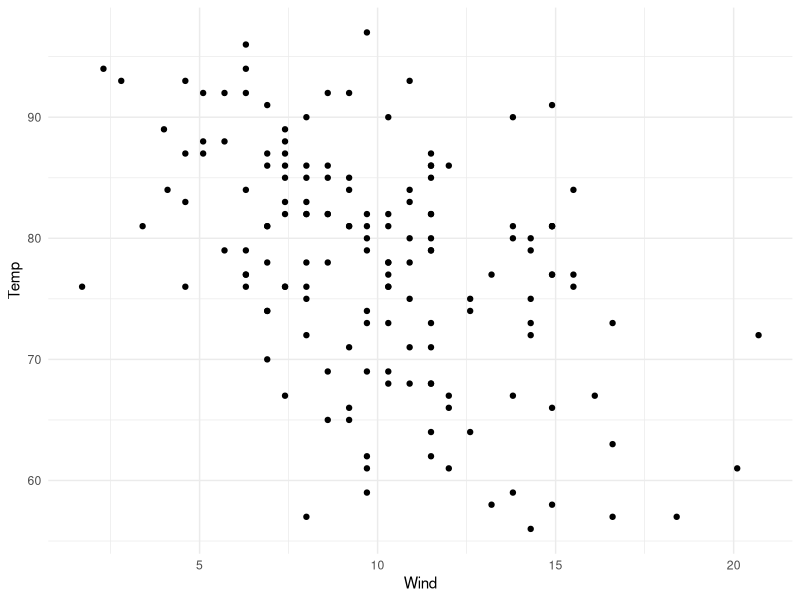
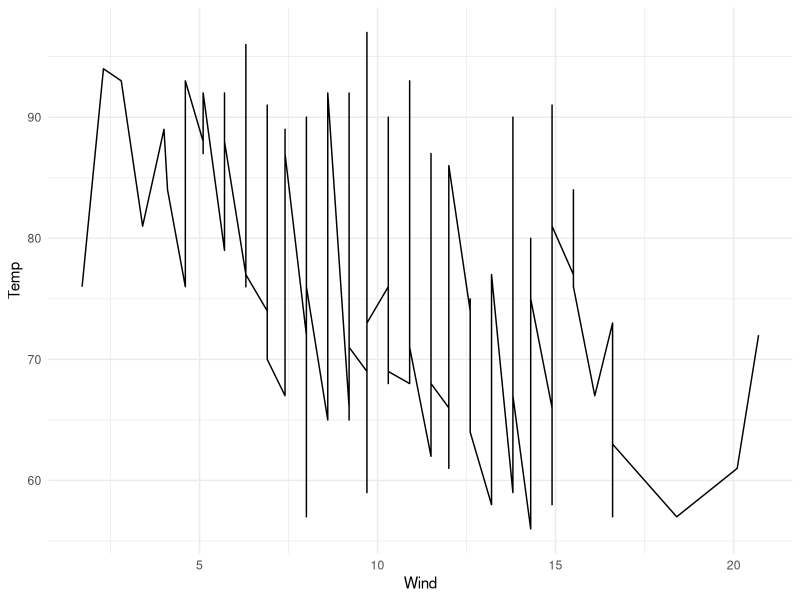
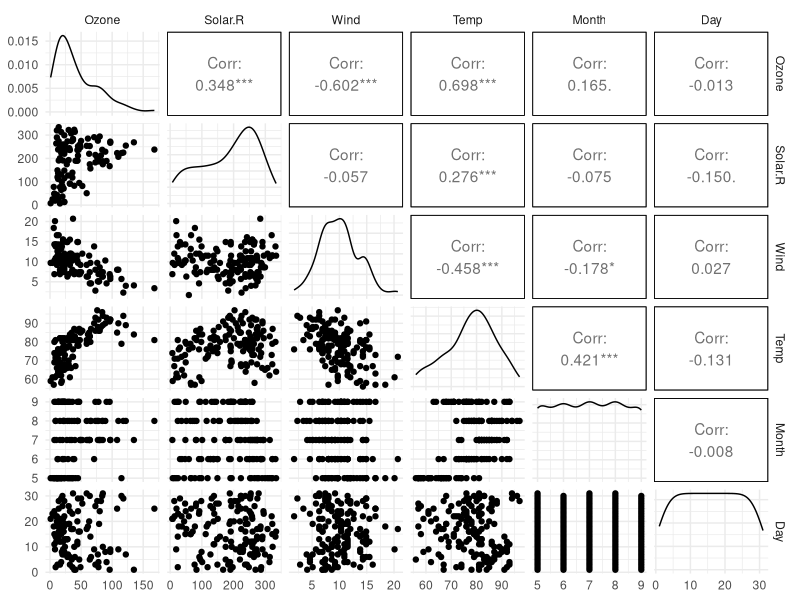
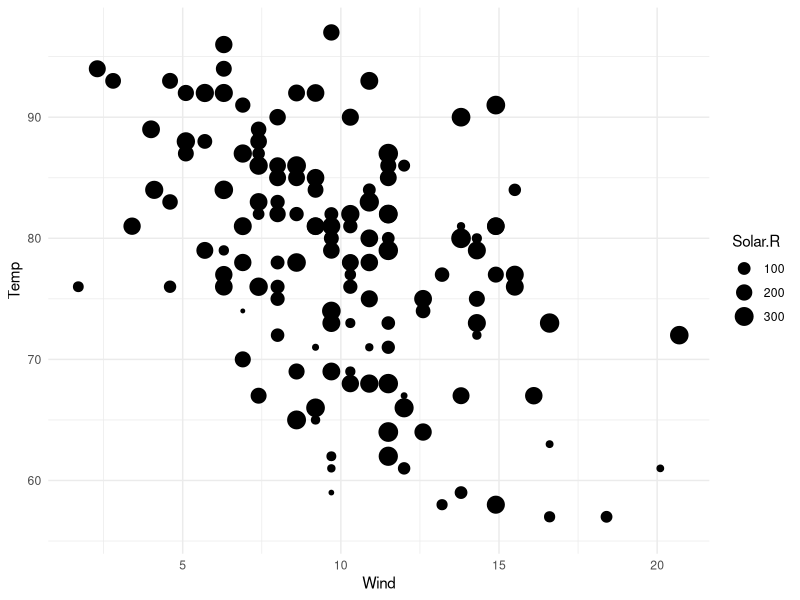

The R source for these figures, in order:
## ---- chunk 1
library(knitr)
knitr::opts_chunk$set(cache = TRUE, cache.lazy = FALSE, warning = FALSE,
                      message = FALSE, echo = TRUE, dpi = 180,
                      fig.width = 8, fig.height = 5)
library(tidyverse)
theme_set(theme_minimal())
update_geom_defaults("rect",list(fill = "midnightblue", alpha = 0.8))

library(tidyverse)
library(RColorBrewer)
## ---- chunk 2
data(airquality)
str(airquality)
## ---- chunk 3
airquality %>%               # the data
  ggplot(aes(Wind, Temp)) +  # aes layer
  geom_point()               # the Geom_layer
## ---- chunk 4
airquality %>% 
  ggplot(aes(Wind, Temp)) +
  geom_line()
## ---- chunk 5
library(GGally)

ggpairs(airquality)

# just for demonstration, you can do some variable selection before run ggpairs.

## ---- chunk 6
airquality %>% 
  ggplot(aes(Wind, Temp, size = Solar.R)) + 
  geom_point()
